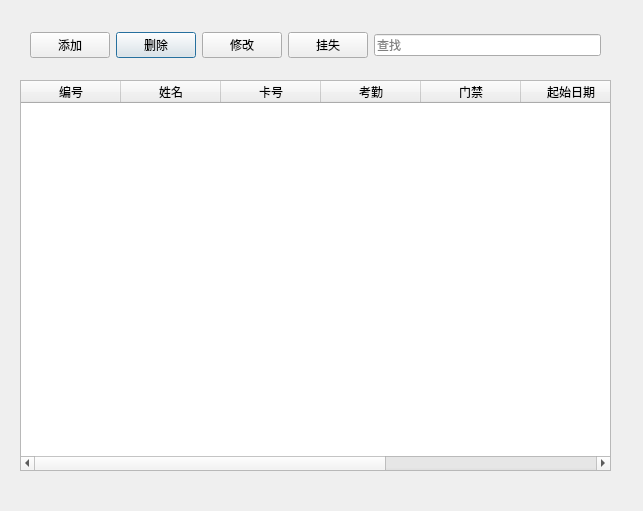
<?xml version="1.0" encoding="UTF-8"?>
<ui version="4.0">
 <class>DialogUser</class>
 <widget class="QDialog" name="DialogUser">
  <property name="geometry">
   <rect>
    <x>0</x>
    <y>0</y>
    <width>643</width>
    <height>511</height>
   </rect>
  </property>
  <property name="windowTitle">
   <string>Dialog</string>
  </property>
  <widget class="QWidget" name="gridLayoutWidget">
   <property name="geometry">
    <rect>
     <x>20</x>
     <y>80</y>
     <width>591</width>
     <height>391</height>
    </rect>
   </property>
   <layout class="QGridLayout" name="gridLayout">
    <item row="0" column="0">
     <widget class="QTableWidget" name="tableWidget">
      <attribute name="horizontalHeaderVisible">
       <bool>true</bool>
      </attribute>
      <attribute name="horizontalHeaderShowSortIndicator" stdset="0">
       <bool>true</bool>
      </attribute>
      <attribute name="horizontalHeaderStretchLastSection">
       <bool>true</bool>
      </attribute>
      <attribute name="verticalHeaderVisible">
       <bool>true</bool>
      </attribute>
      <column>
       <property name="text">
        <string>编号</string>
       </property>
      </column>
      <column>
       <property name="text">
        <string>姓名</string>
       </property>
      </column>
      <column>
       <property name="text">
        <string>卡号</string>
       </property>
      </column>
      <column>
       <property name="text">
        <string>考勤</string>
       </property>
      </column>
      <column>
       <property name="text">
        <string>门禁</string>
       </property>
      </column>
      <column>
       <property name="text">
        <string>起始日期</string>
       </property>
      </column>
      <column>
       <property name="text">
        <string>截止日期</string>
       </property>
      </column>
      <column>
       <property name="text">
        <string>楼宇房号</string>
       </property>
      </column>
     </widget>
    </item>
   </layout>
  </widget>
  <widget class="QWidget" name="gridLayoutWidget_2">
   <property name="geometry">
    <rect>
     <x>30</x>
     <y>20</y>
     <width>571</width>
     <height>51</height>
    </rect>
   </property>
   <layout class="QGridLayout" name="gridLayout_2">
    <item row="0" column="2">
     <widget class="QPushButton" name="pushButton_delete">
      <property name="text">
       <string>删除</string>
      </property>
     </widget>
    </item>
    <item row="0" column="1">
     <widget class="QPushButton" name="pushButton_add">
      <property name="text">
       <string>添加</string>
      </property>
     </widget>
    </item>
    <item row="0" column="4">
     <widget class="QPushButton" name="pushButton_lost">
      <property name="text">
       <string>挂失</string>
      </property>
     </widget>
    </item>
    <item row="0" column="5">
     <widget class="QLineEdit" name="lineEdit">
      <property name="placeholderText">
       <string>查找</string>
      </property>
     </widget>
    </item>
    <item row="0" column="3">
     <widget class="QPushButton" name="pushButton_change">
      <property name="text">
       <string>修改</string>
      </property>
     </widget>
    </item>
   </layout>
  </widget>
 </widget>
 <resources/>
 <connections/>
</ui>
